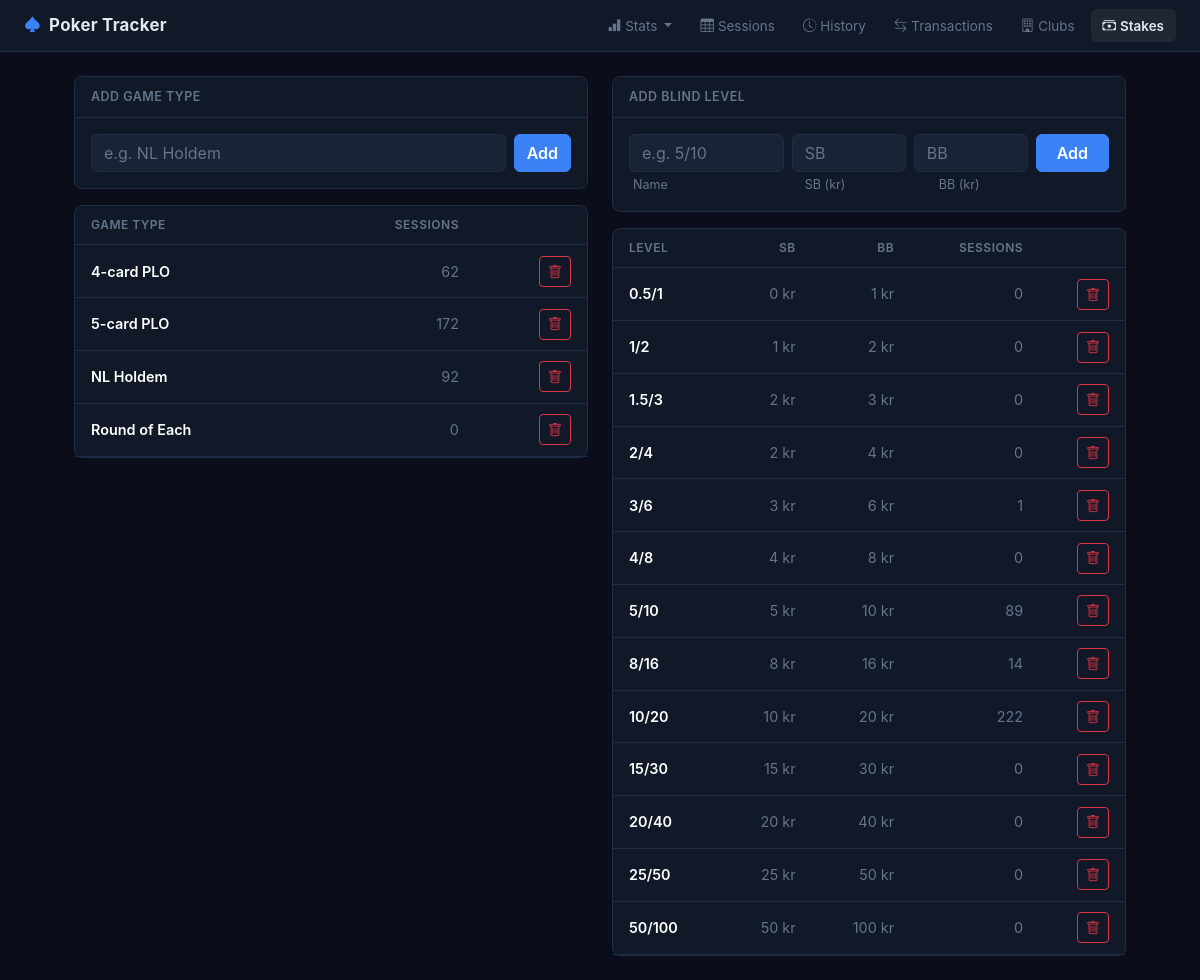
/stakes, run on the app's committed database.
### tables this page shows
CREATE TABLE games (
            id INTEGER PRIMARY KEY AUTOINCREMENT,
            name TEXT NOT NULL UNIQUE,
            created_at TEXT DEFAULT (datetime('now'))
        );

CREATE TABLE blind_levels (
            id INTEGER PRIMARY KEY AUTOINCREMENT,
            name TEXT NOT NULL UNIQUE,
            small_blind REAL NOT NULL,
            big_blind REAL NOT NULL,
            created_at TEXT DEFAULT (datetime('now'))
        );

### app.py (the view, shortened to what this page needs)
@app.route("/stakes", methods=["GET", "POST"])
def stakes():
    db = get_db()
    games = db.execute("""
        SELECT g.*, COUNT(s.id) as session_count
        FROM games g
        LEFT JOIN sessions s ON s.game_id = g.id
        GROUP BY g.id ORDER BY g.name
    """).fetchall()
    blind_levels = db.execute("""
        SELECT bl.*, COUNT(s.id) as session_count
        FROM blind_levels bl
        LEFT JOIN sessions s ON s.blind_level_id = bl.id
        GROUP BY bl.id ORDER BY bl.big_blind
    """).fetchall()
    return render_template("stakes.html", games=games, blind_levels=blind_levels)

### app.py (called while the page is built)
@app.template_filter("nok")
def nok_filter(value):
    if value is None:
        return "0 kr"
    v = float(value)
    formatted = f"{abs(v):,.0f}".replace(",", " ")
    return f"{'-' if v < 0 else ''}{formatted} kr"

### database.py (called while the page is built)
def get_db():
    if "db" not in g:
        g.db = sqlite3.connect(str(DB_PATH))
        g.db.row_factory = sqlite3.Row
        g.db.execute("PRAGMA foreign_keys = ON")
    return g.db

### templates/stakes.html (shortened to what this page needs)
{% extends "base.html" %}
{% block content %}
<div class="row g-4">
    <div class="col-md-6">
        <div class="card mb-3">
            <div class="card-header">Add Game Type</div>
            <div class="card-body">
                <form method="post">
                    <div class="d-flex gap-2">
                        <input type="text" name="name" class="form-control" placeholder="e.g. NL Holdem" required>
                        <button type="submit" class="btn btn-success text-nowrap">Add</button>
                    </div>
                </form>
            </div>
        </div>
        {% if games %}
        <div class="card">
            <div class="table-responsive">
                <table class="table table-hover mb-0">
                    <thead>
                        <tr>
                            <th>Game Type</th>
                            <th class="text-end">Sessions</th>
                            <th class="text-end"></th>
                        </tr>
                    </thead>
                    <tbody>
                        {% for g in games %}
                        <tr>
                            <td class="fw-semibold">{{ g['name'] }}</td>
                            <td class="text-end text-muted">{{ g['session_count'] }}</td>
                            <td class="text-end">
                                <form method="post" action="/games/{{ g['id'] }}/delete" class="d-inline"
                                      onsubmit="return confirm('Delete {{ g['name'] }}?')">
                                    <button type="submit" class="btn btn-sm btn-outline-danger">
                                        <i class="bi bi-trash"></i>
                                    </button>
                                </form>
                            </td>
                        </tr>
                        {% endfor %}
                    </tbody>
                </table>
            </div>
        </div>
        {% else %}
        <div class="text-center text-muted py-4">No game types yet.</div>
        {% endif %}
    </div>
    <div class="col-md-6">
        <div class="card mb-3">
            <div class="card-header">Add Blind Level</div>
            <div class="card-body">
                <form method="post">
                    <div class="row g-2">
                        <div class="col-4">
                            <input type="text" name="name" class="form-control" placeholder="e.g. 5/10" required>
                        </div>
                        <div class="col-3">
                            <input type="number" name="small_blind" class="form-control" placeholder="SB" min="0" step="any" required>
                        </div>
                        <div class="col-3">
                            <input type="number" name="big_blind" class="form-control" placeholder="BB" min="0" step="any" required>
                        </div>
                        <div class="col-2">
                            <button type="submit" class="btn btn-success w-100">Add</button>
                        </div>
                    </div>
                    <div class="d-flex gap-3 mt-1 px-1">
                        <small class="text-muted" style="flex:0 0 33%">Name</small>
                        <small class="text-muted" style="flex:0 0 25%">SB (kr)</small>
                        <small class="text-muted" style="flex:0 0 25%">BB (kr)</small>
                    </div>
                </form>
            </div>
        </div>
        {% if blind_levels %}
        <div class="card">
            <div class="table-responsive">
                <table class="table table-hover mb-0">
                    <thead>
                        <tr>
                            <th>Level</th>
                            <th class="text-end">SB</th>
                            <th class="text-end">BB</th>
                            <th class="text-end">Sessions</th>
                            <th class="text-end"></th>
                        </tr>
                    </thead>
                    <tbody>
                        {% for bl in blind_levels %}
                        <tr>
                            <td class="fw-semibold">{{ bl['name'] }}</td>
                            <td class="text-end text-muted">{{ bl['small_blind'] | nok }}</td>
                            <td class="text-end text-muted">{{ bl['big_blind'] | nok }}</td>
                            <td class="text-end text-muted">{{ bl['session_count'] }}</td>
                            <td class="text-end">
                                <form method="post" action="/blind_levels/{{ bl['id'] }}/delete" class="d-inline"
                                      onsubmit="return confirm('Delete {{ bl['name'] }}?')">
                                    <button type="submit" class="btn btn-sm btn-outline-danger">
                                        <i class="bi bi-trash"></i>
                                    </button>
                                </form>
                            </td>
                        </tr>
                        {% endfor %}
                    </tbody>
                </table>
            </div>
        </div>
        {% else %}
        <div class="text-center text-muted py-4">No blind levels yet.</div>
        {% endif %}
    </div>
</div>
{% endblock %}

### static/style.css (style rules this page uses)
body { background: #0b0e1a; font-size: 0.9rem; color: #e2e8f0; font-family: 'Inter', -apple-system, sans-serif; }
.card { background: #111827; border-color: #1e2d45; border-radius: 8px; }
.card-header { background: #111827; border-bottom: 1px solid #1e2d45; font-weight: 600; font-size: 0.78rem; letter-spacing: 0.5px; text-transform: uppercase; color: #64748b; padding: 0.65rem 1rem; border-radius: 8px 8px 0 0 !important; }
.table { --bs-table-bg: transparent; --bs-table-hover-bg: rgba(255,255,255,0.03); --bs-table-border-color: #1e2d45; color: #e2e8f0; }
.table thead th { font-size: 0.75rem; text-transform: uppercase; letter-spacing: 0.5px; color: #64748b; border-bottom: 1px solid #1e2d45; padding: 0.65rem 1rem; font-weight: 600; }
.table td { padding: 0.65rem 1rem; border-color: #1e2d45; vertical-align: middle; }
.form-control, .form-select { background: #1a2235; border-color: #1e2d45; color: #e2e8f0; }
.form-control::placeholder { color: #64748b; }
.btn-success { background: #3b82f6; border-color: #3b82f6; color: #fff; font-weight: 600; }
.text-muted { color: #64748b !important; }

### data on the page
games: name "4-card PLO", session_count "62"
games: name "5-card PLO", session_count "172"
games: name "NL Holdem", session_count "92"
games: name "Round of Each", session_count "0"
blind_levels: name "0.5/1", small_blind|nok "0 kr", big_blind|nok "1 kr", session_count "0"
blind_levels: name "1/2", small_blind|nok "1 kr", big_blind|nok "2 kr", session_count "0"
blind_levels: name "1.5/3", small_blind|nok "2 kr", big_blind|nok "3 kr", session_count "0"
blind_levels: name "2/4", small_blind|nok "2 kr", big_blind|nok "4 kr", session_count "0"
blind_levels: name "3/6", small_blind|nok "3 kr", big_blind|nok "6 kr", session_count "1"
blind_levels: name "4/8", small_blind|nok "4 kr", big_blind|nok "8 kr", session_count "0"
blind_levels: name "5/10", small_blind|nok "5 kr", big_blind|nok "10 kr", session_count "89"
blind_levels: name "8/16", small_blind|nok "8 kr", big_blind|nok "16 kr", session_count "14"
blind_levels: name "10/20", small_blind|nok "10 kr", big_blind|nok "20 kr", session_count "222"
blind_levels: name "15/30", small_blind|nok "15 kr", big_blind|nok "30 kr", session_count "0"
blind_levels: name "20/40", small_blind|nok "20 kr", big_blind|nok "40 kr", session_count "0"
blind_levels: name "25/50", small_blind|nok "25 kr", big_blind|nok "50 kr", session_count "0"
blind_levels: name "50/100", small_blind|nok "50 kr", big_blind|nok "100 kr", session_count "0"
